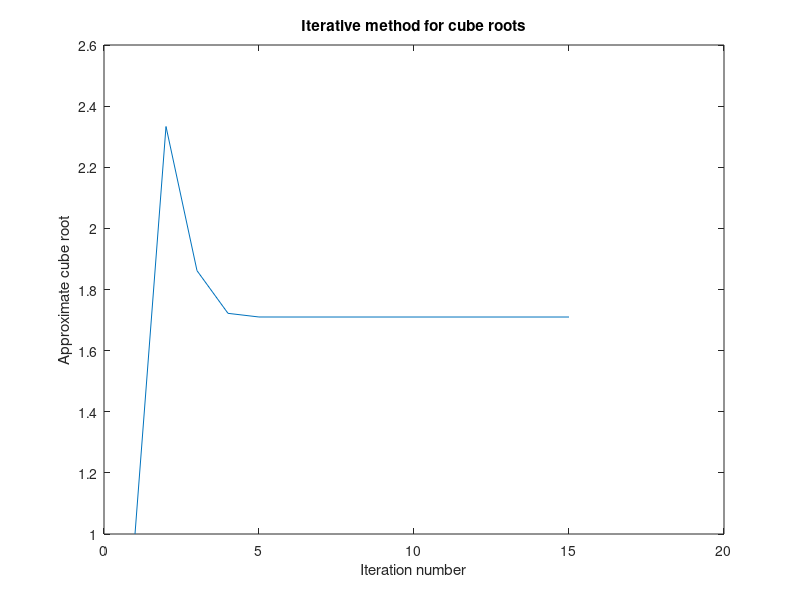

This chart was generated by the following MATLAB code:
y(1)=1;
n=15;
z=input('Enter z:');
for i = 1:n-1
    y(i+1) = 2*y(i)/3 + z/(3*y(i)^2);
end
plot(1:n,y)
title('Iterative method for cube roots')
xlabel('Iteration number')
ylabel('Approximate cube root')